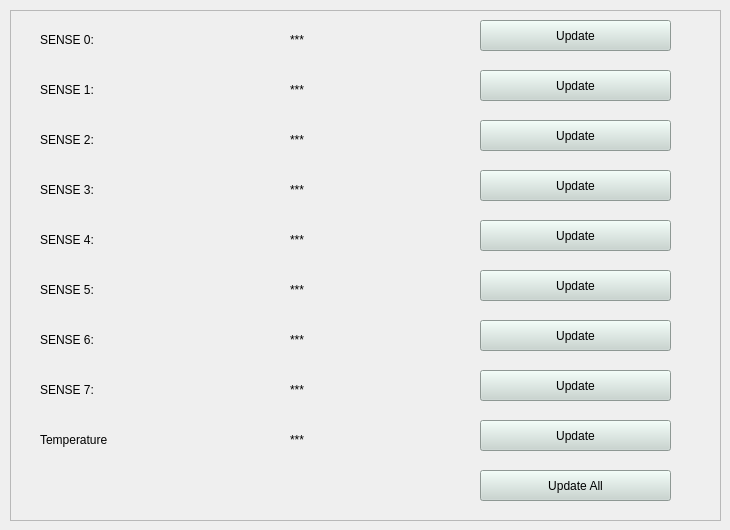
             <widget class="QWidget" name="tab_3">
              <attribute name="title">
               <string>Sense</string>
              </attribute>
              <widget class="QFrame" name="frame_4">
               <property name="geometry">
                <rect>
                 <x>10</x>
                 <y>10</y>
                 <width>711</width>
                 <height>511</height>
                </rect>
               </property>
               <property name="frameShape">
                <enum>QFrame::StyledPanel</enum>
               </property>
               <property name="frameShadow">
                <enum>QFrame::Sunken</enum>
               </property>
               <widget class="QLabel" name="labelSense2">
                <property name="geometry">
                 <rect>
                  <x>30</x>
                  <y>120</y>
                  <width>111</width>
                  <height>19</height>
                 </rect>
                </property>
                <property name="text">
                 <string>SENSE 2:</string>
                </property>
               </widget>
               <widget class="QLabel" name="labelSense3">
                <property name="geometry">
                 <rect>
                  <x>30</x>
                  <y>170</y>
                  <width>91</width>
                  <height>19</height>
                 </rect>
                </property>
                <property name="text">
                 <string>SENSE 3:</string>
                </property>
               </widget>
               <widget class="QLabel" name="labelSense4">
                <property name="geometry">
                 <rect>
                  <x>30</x>
                  <y>220</y>
                  <width>101</width>
                  <height>19</height>
                 </rect>
                </property>
                <property name="text">
                 <string>SENSE 4:</string>
                </property>
               </widget>
               <widget class="QLabel" name="labelSense5">
                <property name="geometry">
                 <rect>
                  <x>30</x>
                  <y>270</y>
                  <width>91</width>
                  <height>19</height>
                 </rect>
                </property>
                <property name="text">
                 <string>SENSE 5:</string>
                </property>
               </widget>
               <widget class="QLabel" name="labelSense6">
                <property name="geometry">
                 <rect>
                  <x>30</x>
                  <y>320</y>
                  <width>91</width>
                  <height>19</height>
                 </rect>
                </property>
                <property name="text">
                 <string>SENSE 6:</string>
                </property>
               </widget>
               <widget class="QLabel" name="labelSense7">
                <property name="geometry">
                 <rect>
                  <x>30</x>
                  <y>370</y>
                  <width>101</width>
                  <height>19</height>
                 </rect>
                </property>
                <property name="text">
                 <string>SENSE 7:</string>
                </property>
               </widget>
               <widget class="QLabel" name="labelTemp">
                <property name="geometry">
                 <rect>
                  <x>30</x>
                  <y>420</y>
                  <width>111</width>
                  <height>19</height>
                 </rect>
                </property>
                <property name="text">
                 <string>Temperature</string>
                </property>
               </widget>
               <widget class="QLabel" name="labelSense0_2">
                <property name="geometry">
                 <rect>
                  <x>280</x>
                  <y>20</y>
                  <width>91</width>
                  <height>19</height>
                 </rect>
                </property>
                <property name="text">
                 <string>***</string>
                </property>
               </widget>
               <widget class="QLabel" name="labelSense1_2">
                <property name="geometry">
                 <rect>
                  <x>280</x>
                  <y>70</y>
                  <width>91</width>
                  <height>19</height>
                 </rect>
                </property>
                <property name="text">
                 <string>***</string>
                </property>
               </widget>
               <widget class="QLabel" name="labelSense2_2">
                <property name="geometry">
                 <rect>
                  <x>280</x>
                  <y>120</y>
                  <width>91</width>
                  <height>19</height>
                 </rect>
                </property>
                <property name="text">
                 <string>***</string>
                </property>
               </widget>
               <widget class="QLabel" name="labelSense3_2">
                <property name="geometry">
                 <rect>
                  <x>280</x>
                  <y>170</y>
                  <width>81</width>
                  <height>19</height>
                 </rect>
                </property>
                <property name="text">
                 <string>***</string>
                </property>
               </widget>
               <widget class="QLabel" name="labelSense4_2">
                <property name="geometry">
                 <rect>
                  <x>280</x>
                  <y>220</y>
                  <width>101</width>
                  <height>19</height>
                 </rect>
                </property>
                <property name="text">
                 <string>***</string>
                </property>
               </widget>
               <widget class="QLabel" name="labelSense5_2">
                <property name="geometry">
                 <rect>
                  <x>280</x>
                  <y>270</y>
                  <width>101</width>
                  <height>19</height>
                 </rect>
                </property>
                <property name="text">
                 <string>***</string>
                </property>
               </widget>
               <widget class="QLabel" name="labelSense6_2">
                <property name="geometry">
                 <rect>
                  <x>280</x>
                  <y>320</y>
                  <width>91</width>
                  <height>19</height>
                 </rect>
                </property>
                <property name="text">
                 <string>***</string>
                </property>
               </widget>
               <widget class="QLabel" name="labelSense7_2">
                <property name="geometry">
                 <rect>
                  <x>280</x>
                  <y>370</y>
                  <width>101</width>
                  <height>19</height>
                 </rect>
                </property>
                <property name="text">
                 <string>***</string>
                </property>
               </widget>
               <widget class="QLabel" name="labelTemp_2">
                <property name="geometry">
                 <rect>
                  <x>280</x>
                  <y>420</y>
                  <width>111</width>
                  <height>19</height>
                 </rect>
                </property>
                <property name="text">
                 <string>***</string>
                </property>
               </widget>
               <widget class="QPushButton" name="pushButtonSense0">
                <property name="geometry">
                 <rect>
                  <x>470</x>
                  <y>10</y>
                  <width>191</width>
                  <height>31</height>
                 </rect>
                </property>
                <property name="font">
                 <font>
                  <family>Cantarell</family>
                 </font>
                </property>
                <property name="styleSheet">
                 <string notr="true">background-color: rgb(199, 213, 207);</string>
                </property>
                <property name="text">
                 <string>Update</string>
                </property>
                <property name="icon">
                 <iconset theme="update">
                  <normaloff>../../../../.designer</normaloff>../../../../.designer</iconset>
                </property>
                <property name="flat">
                 <bool>false</bool>
                </property>
               </widget>
               <widget class="QPushButton" name="pushButtonSense1">
                <property name="geometry">
                 <rect>
                  <x>470</x>
                  <y>60</y>
                  <width>191</width>
                  <height>31</height>
                 </rect>
                </property>
                <property name="styleSheet">
                 <string notr="true">background-color: rgb(199, 213, 207);</string>
                </property>
                <property name="text">
                 <string>Update</string>
                </property>
                <property name="flat">
                 <bool>false</bool>
                </property>
               </widget>
               <widget class="QPushButton" name="pushButtonSense2">
                <property name="geometry">
                 <rect>
                  <x>470</x>
                  <y>110</y>
                  <width>191</width>
                  <height>31</height>
                 </rect>
                </property>
                <property name="styleSheet">
                 <string notr="true">background-color: rgb(199, 213, 207);</string>
                </property>
                <property name="text">
                 <string>Update</string>
                </property>
                <property name="flat">
                 <bool>false</bool>
                </property>
               </widget>
               <widget class="QPushButton" name="pushButtonSense3">
                <property name="geometry">
                 <rect>
                  <x>470</x>
                  <y>160</y>
                  <width>191</width>
                  <height>31</height>
                 </rect>
                </property>
                <property name="styleSheet">
                 <string notr="true">background-color: rgb(199, 213, 207);</string>
                </property>
                <property name="text">
                 <string>Update</string>
                </property>
                <property name="flat">
                 <bool>false</bool>
                </property>
               </widget>
               <widget class="QPushButton" name="pushButtonSense4">
                <property name="geometry">
                 <rect>
                  <x>470</x>
                  <y>210</y>
                  <width>191</width>
                  <height>31</height>
                 </rect>
                </property>
                <property name="styleSheet">
                 <string notr="true">background-color: rgb(199, 213, 207);</string>
                </property>
                <property name="text">
                 <string>Update</string>
                </property>
                <property name="flat">
                 <bool>false</bool>
                </property>
               </widget>
               <widget class="QPushButton" name="pushButtonSense5">
                <property name="geometry">
                 <rect>
                  <x>470</x>
                  <y>260</y>
                  <width>191</width>
                  <height>31</height>
                 </rect>
                </property>
                <property name="styleSheet">
                 <string notr="true">background-color: rgb(199, 213, 207);</string>
                </property>
                <property name="text">
                 <string>Update</string>
                </property>
                <property name="flat">
                 <bool>false</bool>
                </property>
               </widget>
               <widget class="QPushButton" name="pushButtonSense6">
                <property name="geometry">
                 <rect>
                  <x>470</x>
                  <y>310</y>
                  <width>191</width>
                  <height>31</height>
                 </rect>
                </property>
                <property name="styleSheet">
                 <string notr="true">background-color: rgb(199, 213, 207);</string>
                </property>
                <property name="text">
                 <string>Update</string>
                </property>
                <property name="flat">
                 <bool>false</bool>
                </property>
               </widget>
               <widget class="QPushButton" name="pushButtonSense7">
                <property name="geometry">
                 <rect>
                  <x>470</x>
                  <y>360</y>
                  <width>191</width>
                  <height>31</height>
                 </rect>
                </property>
                <property name="styleSheet">
                 <string notr="true">background-color: rgb(199, 213, 207);</string>
                </property>
                <property name="text">
                 <string>Update</string>
                </property>
                <property name="flat">
                 <bool>false</bool>
                </property>
               </widget>
               <widget class="QPushButton" name="pushButtonTemp">
                <property name="geometry">
                 <rect>
                  <x>470</x>
                  <y>410</y>
                  <width>191</width>
                  <height>31</height>
                 </rect>
                </property>
                <property name="styleSheet">
                 <string notr="true">background-color: rgb(199, 213, 207);</string>
                </property>
                <property name="text">
                 <string>Update</string>
                </property>
                <property name="flat">
                 <bool>false</bool>
                </property>
               </widget>
               <widget class="QLabel" name="labelSense0">
                <property name="geometry">
                 <rect>
                  <x>30</x>
                  <y>20</y>
                  <width>111</width>
                  <height>19</height>
                 </rect>
                </property>
                <property name="text">
                 <string>SENSE 0:</string>
                </property>
               </widget>
               <widget class="QLabel" name="labelSense1">
                <property name="geometry">
                 <rect>
                  <x>30</x>
                  <y>70</y>
                  <width>91</width>
                  <height>19</height>
                 </rect>
                </property>
                <property name="text">
                 <string>SENSE 1:</string>
                </property>
               </widget>
               <widget class="QPushButton" name="pushButtonAllSense">
                <property name="geometry">
                 <rect>
                  <x>470</x>
                  <y>460</y>
                  <width>191</width>
                  <height>31</height>
                 </rect>
                </property>
                <property name="styleSheet">
                 <string notr="true">background-color: rgb(199, 213, 207);</string>
                </property>
                <property name="text">
                 <string>Update All</string>
                </property>
                <property name="flat">
                 <bool>false</bool>
                </property>
               </widget>
              </widget>
             </widget>
